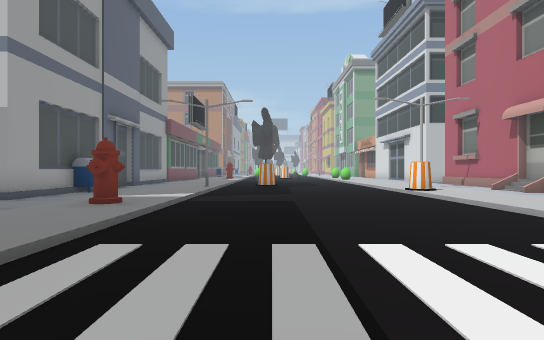
view 1 (above)

24 first-person views from a walk through a scene from a Unity 3-D project. The camera is 1.4 m above the floor, looks level and sees 80° across. The floor is counted in squares, 2 m on a side. Each view is taken from the middle of a square. On the plan, view 1 faces up. The plan holds only what a view shows up to about 10 squares ahead; the rest is blank. The place goes on beyond the plan. The player is left out.

view 2
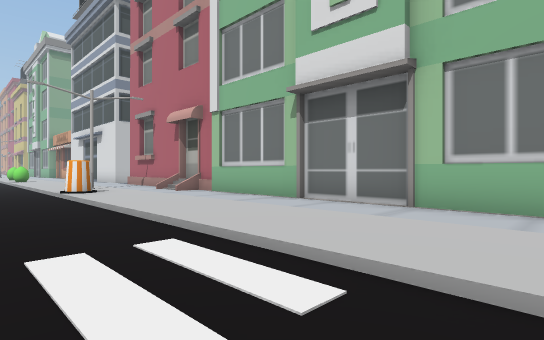

view 3
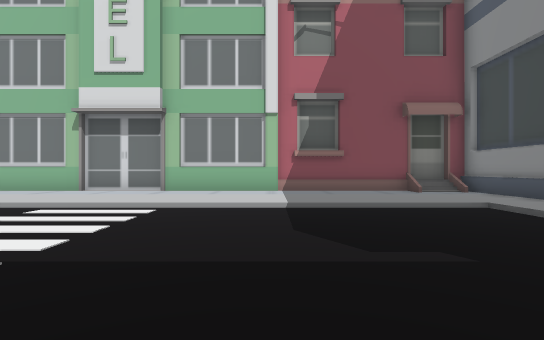

view 4
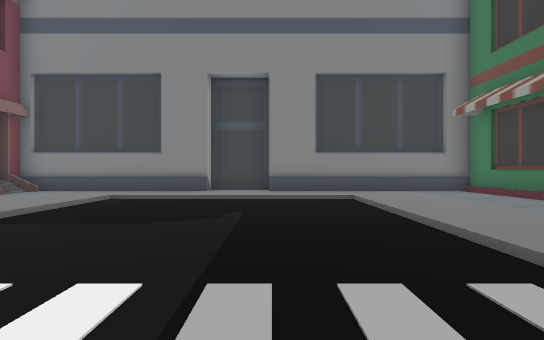

view 5
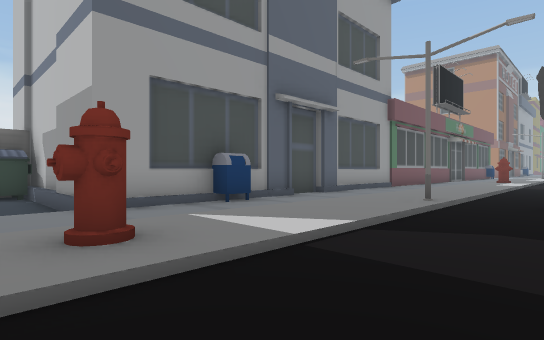

view 6
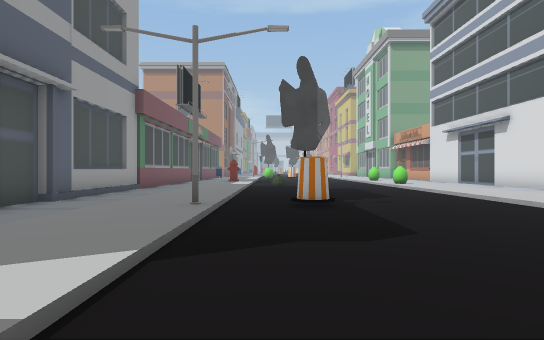

view 7
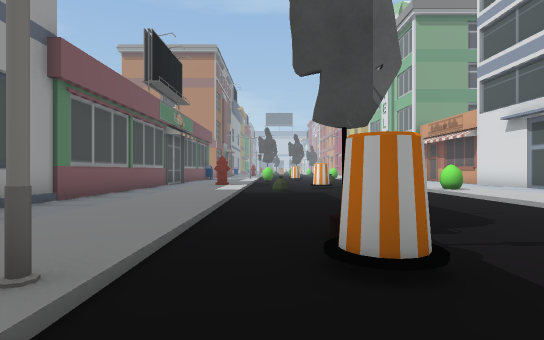

view 8
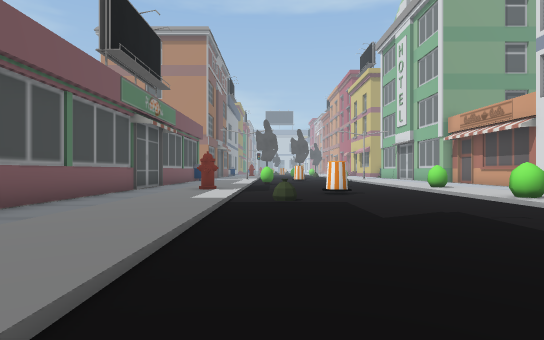

view 9
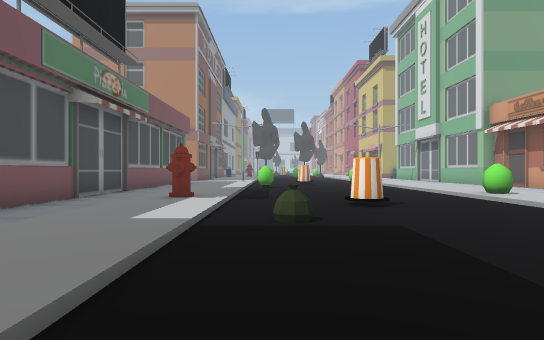

view 10
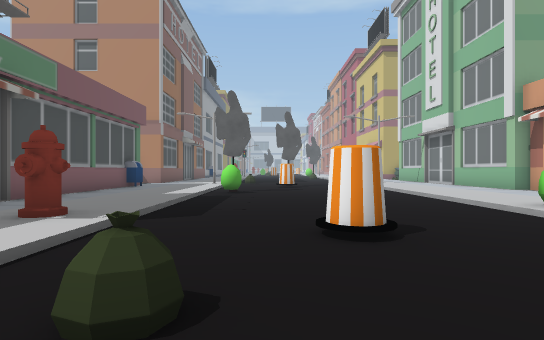

view 11
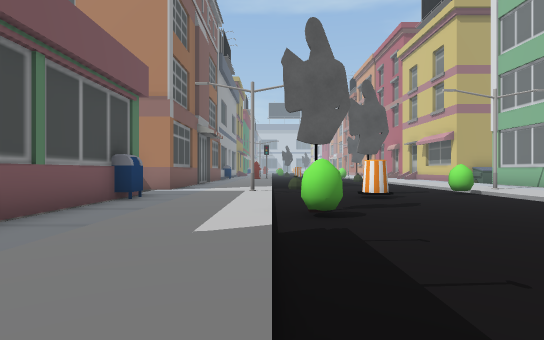

view 12
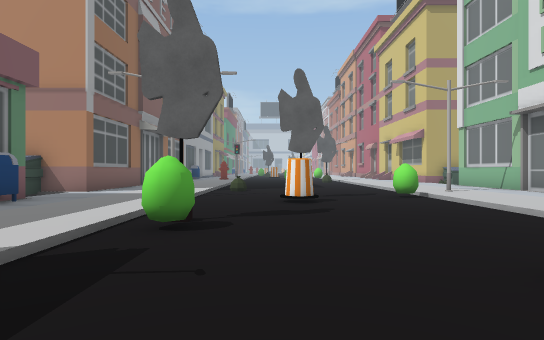

view 13
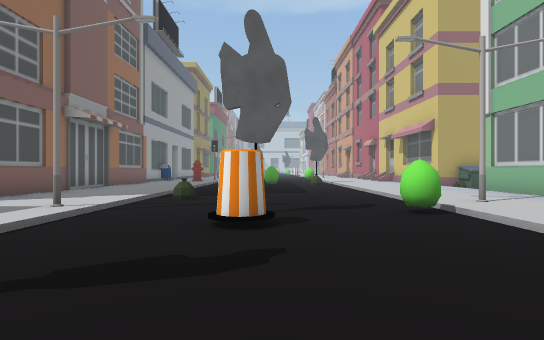

view 14
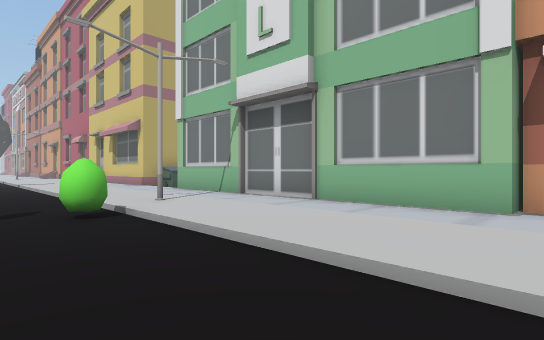

view 15
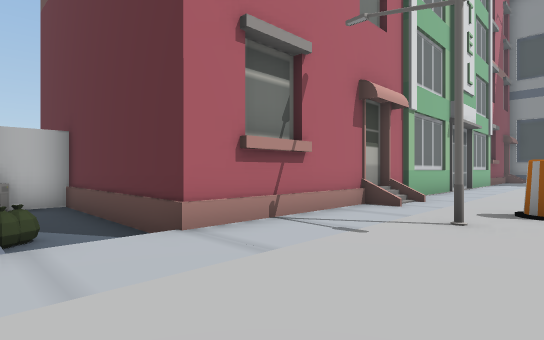

view 16
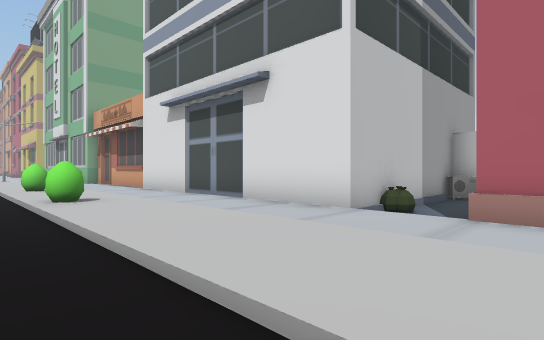

view 17
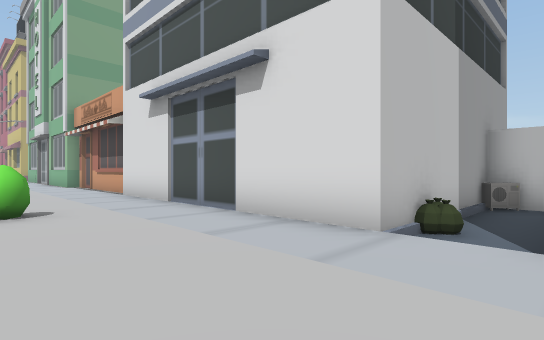

view 18
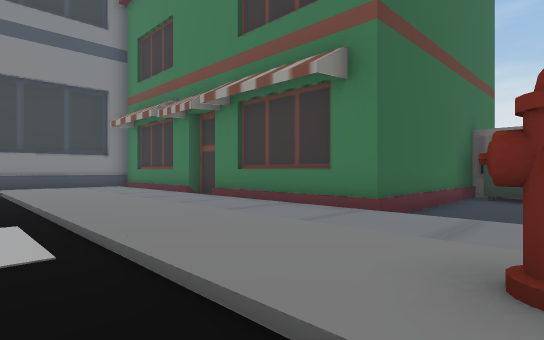

view 19
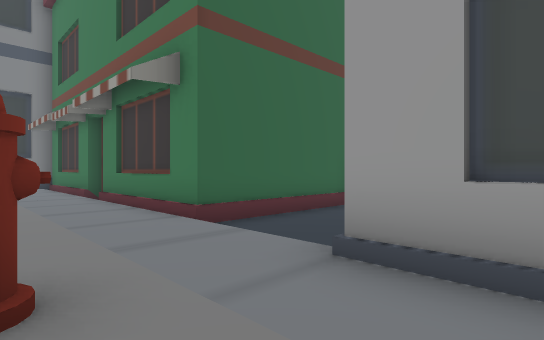

view 20
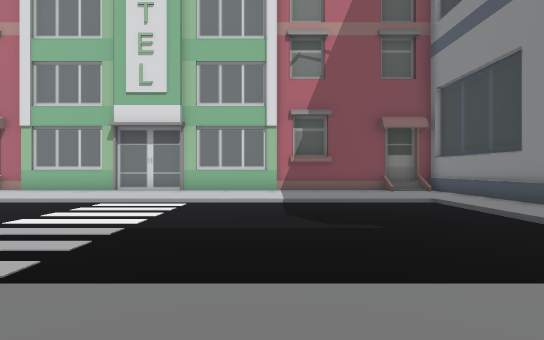

view 21
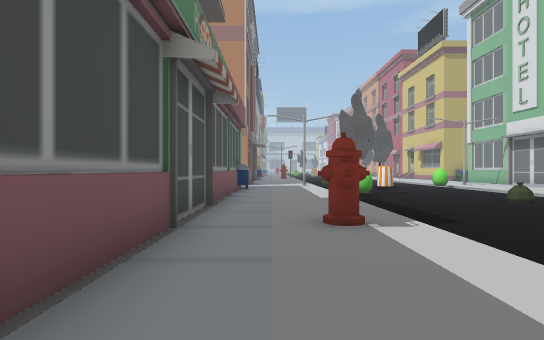

view 22
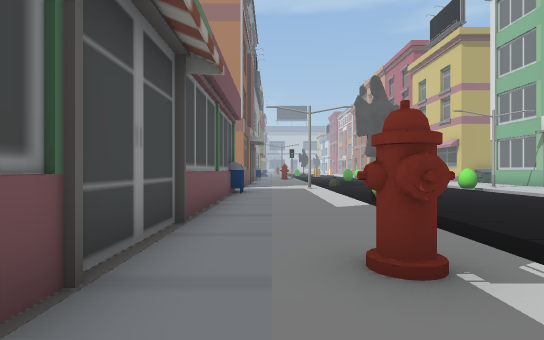

view 23
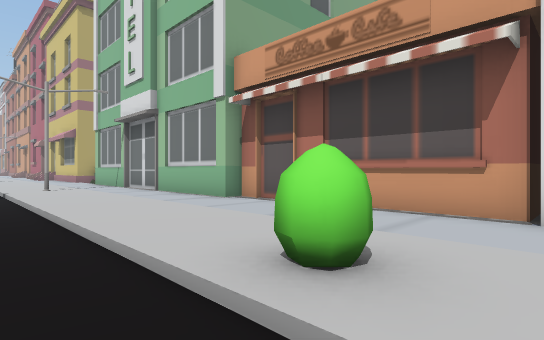

view 24
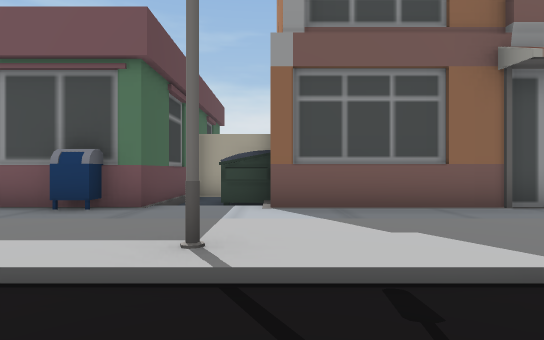

### Floor plan
Key: @ floor where view 1 was taken; # wall or solid block; . main floor; : floor 0.25 m higher than the main floor; / step, stairs or slope; B building; M mailbox; H hydrant; U bush; O other object.
Columns run from 13 left of view 1 to 13 right of it. Each row starts with its distance up from view 1.
 38         O::/. .../::
 37         B::/. .../::O#
 36         B::/O..../:: #
 35         B::/...../:: #
 34       ##B::/...../#: #
 33     #OO  :#/....U/::O#
 32     ####O::/..O../:::#
 31        #M::/...../::O#
 30        #:::/...../:::#
 29        #:::/U..../::O#
 28        #:::/...../:: #
 27        #:::/...O./:: #
 26        #:::/...../:: B
 25        #:::/...../:: B
 24        #:::/...../U: ##
 23        #::H/..O../:: #
 22        #:::/...../:: #
 21        #:::/O..../:: #
 20        #:::/...../U: #
 19        #:::/...../:: #
 18        #:::/...../:: #
 17        #:::/...../:: #
 16        #O::/...../:: #O####
 15        # ::/...../:: .O..O#
 14        # ::/...../:: ######
 13         B::/...../:: #
 12          ::#.O.../:: #
 11         B::/.....//: #
 10        #:::/.....OO:B#
  9        #M::/...../:::#
  8        #:::/...../::BBB
  7   ##B###O::/...../::O#
  6    B.... :H/...../:: #
  5   OO.... ::/...../:: #
  4 BB#..... ::/...../:: #
  3      ### ::/...../::O#
  2        # ::/...../:::#
  1        # ::/...../::O#
  0        # ::/.@.../:::#
 -1        # ::/...../:: B
 -2        # ::/...../:: #
 -3        # ::/...../:: #
 -4        # ::/...../:: #
 -5        B ::///////::B#
 -6        # :::::::::::B#
 -7        #O###########O#

Where each view was taken, in squares from view 1:
view 1: 0 up, 0 right, facing up
view 2: 0 up, 2 right, facing up-right
view 3: 1 down, 2 left, facing right
view 4: 3 up, 0 right, facing down
view 5: 5 up, 0 right, facing up-left
view 6: 6 up, 1 left, facing up
view 7: 10 up, 1 left, facing up
view 8: 13 up, 1 left, facing up
view 9: 16 up, 1 left, facing up
view 10: 19 up, 0 right, facing up
view 11: 24 up, 2 left, facing up
view 12: 25 up, 0 right, facing up
view 13: 28 up, 1 right, facing up
view 14: 28 up, 2 right, facing up-right
view 15: 16 up, 4 right, facing down-right
view 16: 13 up, 3 right, facing up-right
view 17: 14 up, 4 right, facing up-right
view 18: 6 up, 1 left, facing down-left
view 19: 8 up, 3 left, facing down-left
view 20: 1 down, 4 left, facing right
view 21: 19 up, 4 left, facing up
view 22: 21 up, 4 left, facing up
view 23: 23 up, 3 right, facing up-right
view 24: 34 up, 0 right, facing left
